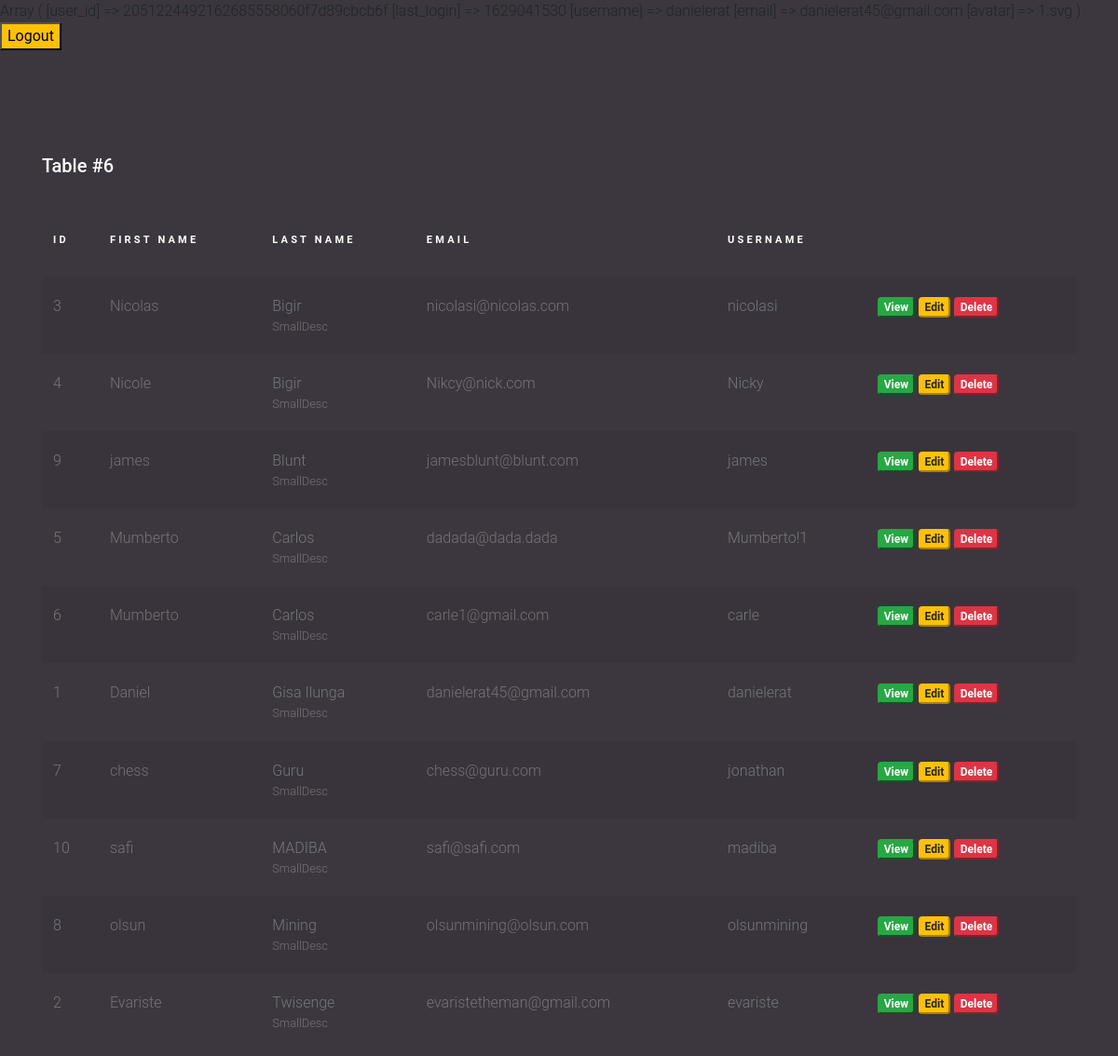
Screenshot of /private/index.php (signed in) with the database file from the repository.
### tables this page shows
CREATE TABLE `users` (
  `user_id` int(11) NOT NULL,
  `unique_id` varchar(255) NOT NULL,
  `first_name` varchar(255) NOT NULL,
  `last_name` varchar(255) NOT NULL,
  `username` varchar(255) NOT NULL,
  `email` varchar(255) NOT NULL,
  `hashed_password` varchar(255) NOT NULL,
  `avatar` varchar(255) NOT NULL
);

### private/query_functions.php (called while the page is built, shortened)
<?php
  function find_all_admins() {
    global $db;
    $sql = "SELECT * from users ";
    $sql .= "ORDER BY last_name ASC, first_name ASC";
    $result = mysqli_query($db, $sql);
    return $result;
  }
?>

### private/functions.php (called while the page is built, shortened)
<?php
function u($string="") {
  return urlencode($string);
}
function h($string="") {
  return htmlspecialchars($string);
}
?>

### private/index.php (the view, shortened to what this page needs)
<?php
$admin_set = find_all_admins();
require_once("header.php");
print_r($_SESSION);
?>
        <body>
        <a href="logout.php"> <button class="bg-warning">Logout</button></a>
        <div class="content">
            <div class="container">
                <h2 class="mb-5">Table #6</h2>
                <div class="table-responsive">
                    <table class="table table-striped custom-table">
                        <thead>
                        <tr>
                            <th scope="col">Id</th>
                            <th scope="col">First Name</th>
                            <th scope="col">Last Name</th>
                            <th scope="col">Email</th>
                            <th scope="col">Username</th>
                            <th scope="col"></th>
                        </tr>
                        </thead>
                        <tbody>
                            <?php while($admin = mysqli_fetch_assoc($admin_set)) { ?>
                                <tr scope="row" class="<?php echo "Row_".h($admin['user_id']);?>">
                                <td>
                                <?php echo h($admin['user_id']); ?>
                            </td>
                            <td>
                                <a href="#"><?php echo h($admin['first_name']); ?></a>
                            </td>
                            <td>
                                <?php echo h($admin['last_name']); ?>
                                <small class="d-block">SmallDesc</small>
                            </td>
                            <td>  <a href="#"><?php echo h($admin['email']); ?> </a></td>
                            <td><?php echo h($admin['username']); ?></td>
                            <td>
                                <a class="action" href="<?php echo 'show.php?user_id=' . h(u($admin['user_id'])); ?>"><button class="btn-success view badge">View</button></a>
                                <a class="action" href="<?php echo 'edit.php?user_id=' . h(u($admin['user_id'])); ?>"><button class="btn-warning badge">Edit</button></a>
                                <button class="btn-danger delete badge " value="<?php echo h($admin['user_id']); ?>">Delete</button>
                            </td>
                            </tr>
                            <?php } ?>
                        </tbody>
                    </table>
                </div>
            </div>
        </div>
        </body>
        </html>

### private/header.php (shortened to what this page needs)
<!DOCTYPE html>
<html lang="en">
<head>
    <link rel="stylesheet" href="<?php echo $boot_strap_file ?? "assets/fonts/material-icon/css/material-design-iconic-font.min.css";?>">
     <link rel="stylesheet" href="../assets/css/bootstrap.min.css">
    <link rel="stylesheet" href="../assets/css/animate.min.css">
    <link rel="stylesheet" href="../assets/sweetalert2/dist/sweetalert2.min.css">
    <link rel="stylesheet" href="../assets/css/table.css">
</head>
<body>

### assets/css/table.css (style rules this page uses)
body { font-family: "Roboto", -apple-system, BlinkMacSystemFont, "Segoe UI", Roboto, "Helvetica Neue", Arial, "Noto Sans", sans-serif, "Apple Color Emoji", "Segoe UI Emoji", "Segoe UI Symbol", "Noto Color Emoji"; background-color: #3c373e; font-weight: 300; }
h1, h2, h3, h4, h5, h6, .h1, .h2, .h3, .h4, .h5, .h6 { font-family: "Roboto", -apple-system, BlinkMacSystemFont, "Segoe UI", Roboto, "Helvetica Neue", Arial, "Noto Sans", sans-serif, "Apple Color Emoji", "Segoe UI Emoji", "Segoe UI Symbol", "Noto Color Emoji"; }
a { -webkit-transition: .3s all ease; -o-transition: .3s all ease; transition: .3s all ease; }
a, a:hover { text-decoration: none !important; }
.content { padding: 7rem 0; }
h2 { font-size: 20px; color: #fff; }
.custom-table { min-width: 900px; }
.custom-table thead tr, .custom-table thead th { padding-bottom: 30px; border-top: none; border-bottom: none !important; color: #fff; font-size: 11px; text-transform: uppercase; letter-spacing: .2rem; }
.custom-table tbody th, .custom-table tbody td { color: #777; font-weight: 400; padding-bottom: 20px; padding-top: 20px; font-weight: 300; border: none; -webkit-transition: .3s all ease; -o-transition: .3s all ease; transition: .3s all ease; }
.custom-table tbody th small, .custom-table tbody td small { color: rgba(255, 255, 255, 0.3); font-weight: 300; }
.custom-table tbody th a, .custom-table tbody td a { color: rgba(255, 255, 255, 0.3); }
.custom-table tbody tr { -webkit-transition: .3s all ease; -o-transition: .3s all ease; transition: .3s all ease; }

### rows the page displays
users: user_id "3", first_name "Nicolas", last_name "Bigir", email "nicolasi@nicolas.com", username "nicolasi"
users: user_id "4", first_name "Nicole", last_name "Bigir", email "Nikcy@nick.com", username "Nicky"
users: user_id "9", first_name "james", last_name "Blunt", email "jamesblunt@blunt.com", username "james"
users: user_id "5", first_name "Mumberto", last_name "Carlos", email "dadada@dada.dada", username "Mumberto!1"
users: user_id "6", first_name "Mumberto", last_name "Carlos", email "carle1@gmail.com", username "carle"
users: user_id "1", first_name "Daniel", last_name "Gisa Ilunga", email "danielerat45@gmail.com", username "danielerat"
users: user_id "7", first_name "chess", last_name "Guru", email "chess@guru.com", username "jonathan"
users: user_id "10", first_name "safi", last_name "MADIBA", email "safi@safi.com", username "madiba"
users: user_id "8", first_name "olsun", last_name "Mining", email "olsunmining@olsun.com", username "olsunmining"
users: user_id "2", first_name "Evariste", last_name "Twisenge", email "evaristetheman@gmail.com", username "evariste"
